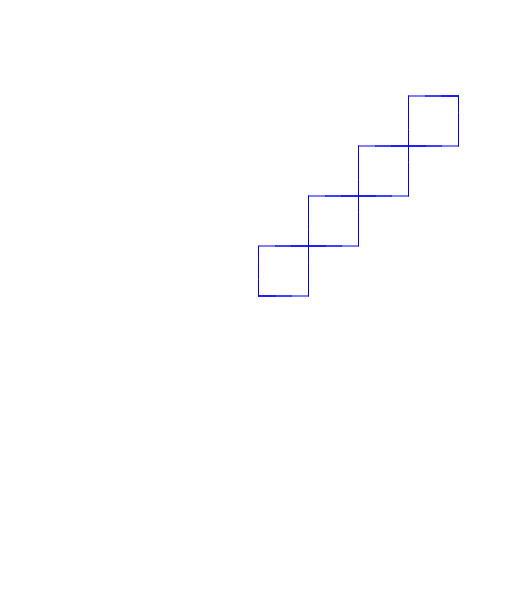

Python code for this plot:
import turtle
import math
t = turtle.Turtle()
t.pencolor("blue")
t.speed(10) # 1:slowest, 3:slow, 5:normal, 10:fast, 0:fastest
scale=50
noOfBoxes=4
for i in range(noOfBoxes):
  for j in range(4):
    t.pendown()
    t.fd(scale)
    t.left(90)
  t.penup()
  t.left(45)
  t.fd(scale*(math.sqrt(2)))
  t.right(45)

  
  
turtle.done()
